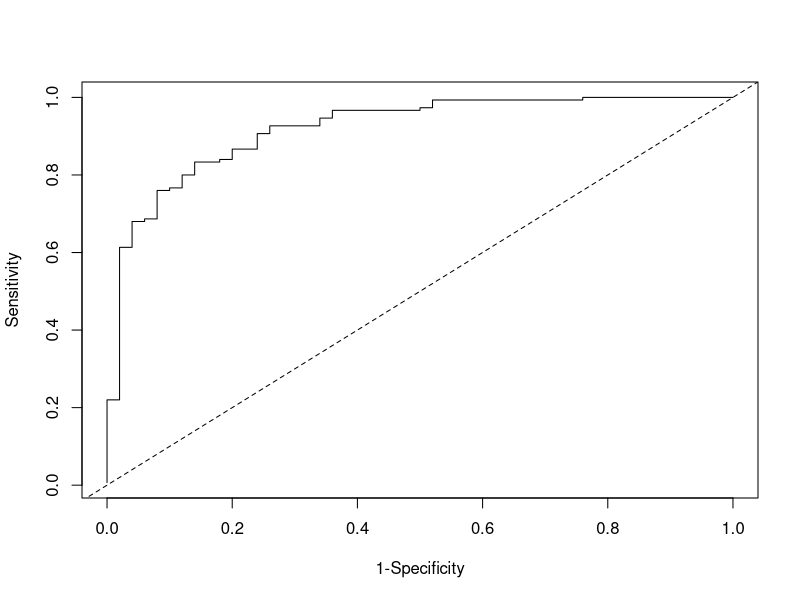
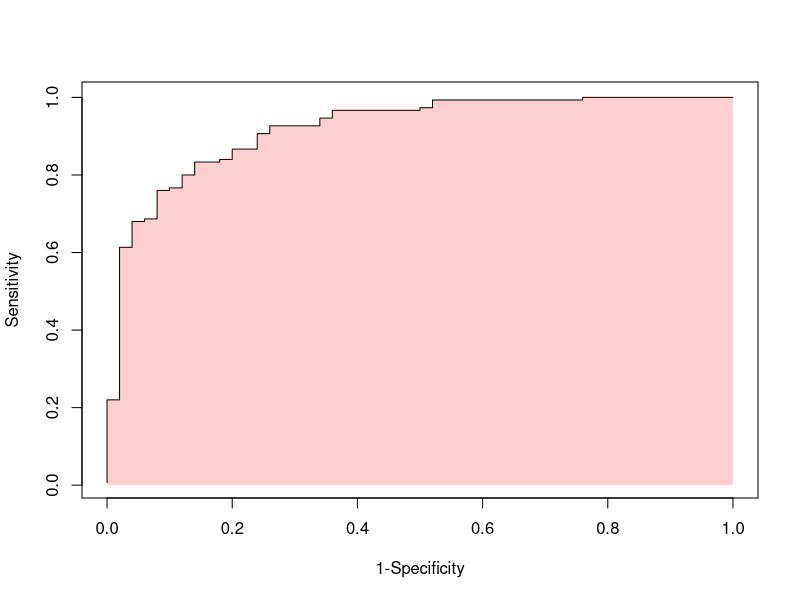
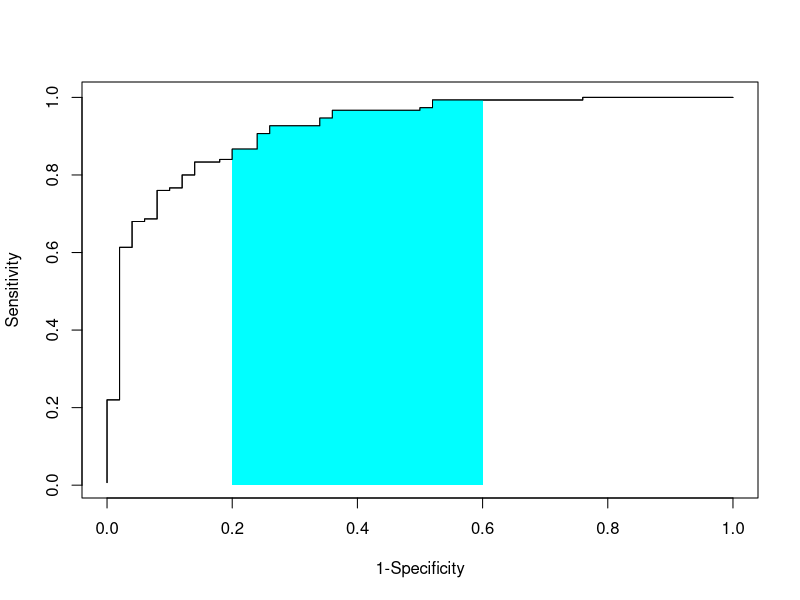
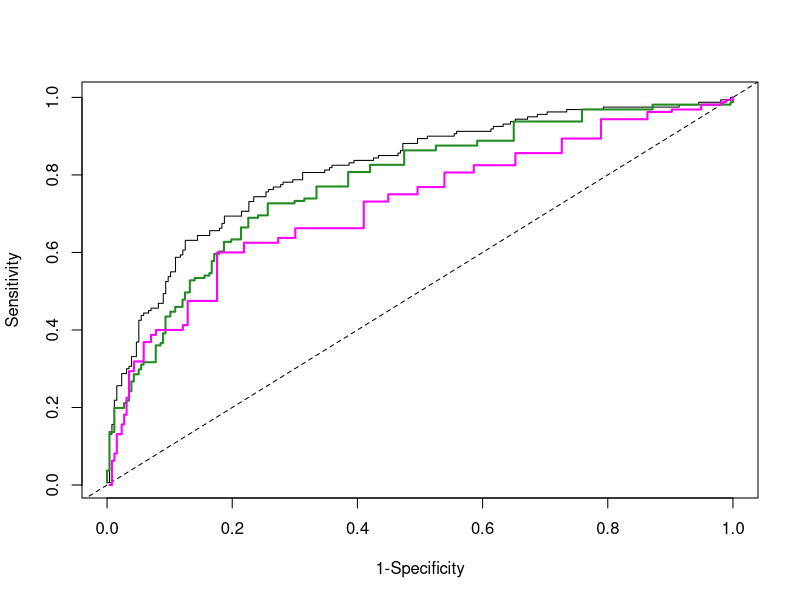

These figures' R source, in order:
setwd("C:/Users/kenrice/Desktop/SISG-ADV")

# function to work out (partial) Area Under Curve

pAUC<-function(fpr,tpr,lower=0, upper=1){
	 
	ininterval <- which( fpr>=lower & fpr<=upper )
	n <- length(ininterval)
	
	delta <- diff(fpr[ininterval])
	av    <- (tpr[ininterval][-1]+tpr[ininterval][-n])/2
	sum(delta*av)
	}

## Q1a (using S3 methods)

# first, cut and paste function definitions from slides;

ROC<-function(T,D){
	DD <- table(-T,D)
	tpr <- cumsum(DD[,2])/sum(DD[,2])
	fpr <- cumsum(DD[,1])/sum(DD[,1])
	rval <- list(tpr=tpr, fpr=fpr,
	cutpoints=rev(sort(unique(T))),
	call=sys.call())
	class(rval)<-"ROC"
	rval
}

print.ROC<-function(x,...){
	cat("ROC curve: ")
	print(x$call)
}

plot.ROC <- function(x, xlab="1-Specificity",
	ylab="Sensitivity", type="l",...){
	plot(x$fpr, x$tpr, xlab=xlab, ylab=ylab, type=type, ...)
}

lines.ROC <- function(x, ...){
	lines(x$fpr, x$tpr, ...)
}

identify.ROC<-function(x, labels=NULL, ...,digits=1)
{
	if (is.null(labels))
	labels<-round(x$cutpoints,digits)
	identify(x$fpr, x$tpr, labels=labels,...)
}

# an example (simulated data)

set.seed(1297) # Battle of Stirling Bridge (w/ Mel Gibson)
y <- rep(0:1, times=c(50, 150) ) # disease status
x <- rnorm(200, mean=y*2)

ROC(x, y)

roc1 <- ROC(x, y)
str(roc1)
print(roc1)
plot(roc1)         # impressive-looking area under curve
abline(0,1, lty=2) # the "just guessing line"
pAUC(roc1$fpr, roc1$tpr)

identify(roc1)


# Q1a
# summary method for ROC objects

summary.ROC<-function(object,lower=0,upper=1,...){
	pauc<-pAUC(object$fpr, object$tpr, lower,upper)
	rval<-list(curve=object, pAUC=pauc, lower=lower, upper=upper)
	class(rval)<-"summary.ROC"
	rval
	}
# nb first argument must be called "object" - type "summary" to see the right name
	
print.summary.ROC<-function(x, ...){
	print(x$curve)
	cat("pAUC (",x$lower,",",x$upper,") = ",round(x$pAUC,2),"\n")
	invisible(x)
	}

plot.summary.ROC<-function(x,col="#FF000030",border=NA,...){
	plot(x$curve)
	ininterval<-which(x$curve$fpr>=x$lower & x$curve$fpr<=x$upper)
	n<-length(ininterval)
	polygon(c(x$curve$fpr[rev(ininterval)], x$curve$fpr[ininterval]),
	        c(rep(0, length(ininterval)), x$curve$tpr[ininterval]), col=col,border=border,...)
	invisible(x)
	}	

sroc1 <- summary(roc1)
sroc1
print(sroc1) # the same thing

str(sroc1)
plot(sroc1)  # pink!
plot(summary(roc1, lower=0.2, upper=0.6), col="cyan") # nicer to re-plot the line
lines(roc1) 

#### Q2 (using S3 objects)

# function which will become the ROC method for glm.objects
logisticROC<-function(model){
	rval<-ROC(fitted(model), model$y)
	rval
	}	

ROC.default <- ROC  # a copy of the ROC() function, defined above
ROC.glm     <- logisticROC		
		
# define a generic called ROC
ROC <- function(test, disease){
	UseMethod("ROC")
	}	

methods("ROC")
	
# a 'proper' example, using data from the survival package
# (simulated data would also be fine)

data("pbc", package="survival")
pbc$died <- pbc$status==2
model    <- glm(died~log(bili)+protime+albumin, data=pbc,family=binomial)
str(model)
coef(summary(model))

roc2 <- ROC(model)
str(roc2)
summary(roc2)
roc2$call

plot(roc2)
abline(0,1,lty=2)
# bili is bilirubin levels
# protime is prothrombin time (clotting time)
with(pbc, lines(ROC(bili,died),col="forestgreen", lwd=2, type="s"))
with(pbc, lines(ROC(protime, died), col="magenta", lwd=2, type="s"))

summary(roc2)
with(pbc, summary(ROC(bili,died)))
with(pbc, summary(ROC(protime,died))) # slightly smaller AUC

# 'fun' with identify.ROC
ident.out <- identify(roc2, digits=2)
roc2$cutpoints[ident.out]

## S4 question 1

# from slides, set the class 
# ... but adding "S4" to class, to avoid (some) confusion

setClass("ROCS4",
	representation(tpr="numeric",fpr="numeric",
	cutpoints="numeric",call="call")
)

setGeneric("summary")
setMethod("summary",	"ROCS4",function(object,lower=0,upper=1,...){
		pauc<-pAUC(object@fpr, object@tpr, lower,upper)
#     show(object)
	cat("S4 version, pAUC (",lower,",",upper,") = ",round(pauc,2), "\n")
	})

# function to create an ROCS4 object (i.e. the S4 version)
ROC.s4 <- function(T,D){
	DD <- table(-T,D)
	tpr <- cumsum(DD[,2])/sum(DD[,2])
	fpr <- cumsum(DD[,1])/sum(DD[,1])
	new("ROCS4",tpr=tpr, fpr=fpr,
	cutpoints=rev(sort(unique(T))),call=sys.call())
}

ROC.s4(x, y) # create a show method to have a nicer, briefer version returned
r.4 <- ROC.s4(x,y)
summary(r.4)

sroc1 # same pAUC



	